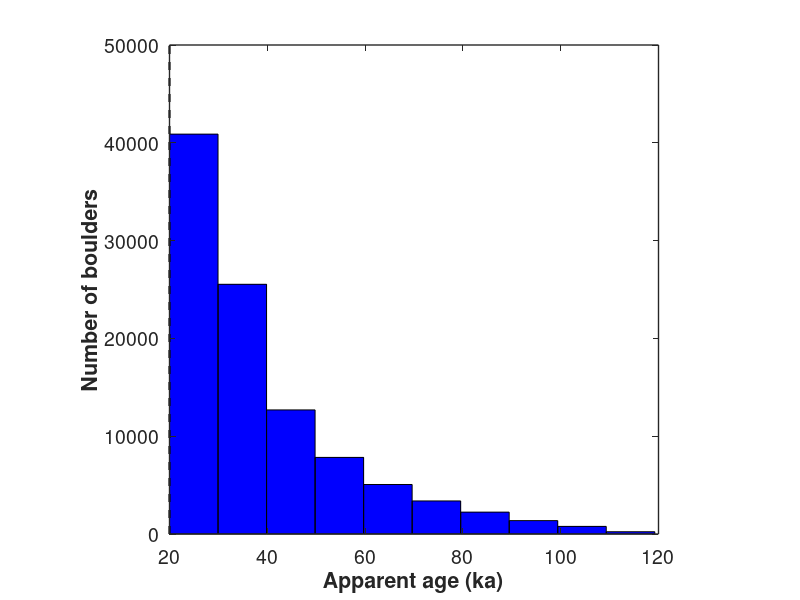

MATLAB code for this plot:
% inheritance_model.m
% 
% Evaluates probability distributions of cosmogenic exposure dates for
% boulders that contain inherited nuclides.  Code written by Patrick
% Applegate, Penn State (papplegate@psu.edu).  
% 
% Code written to run under MATLAB R2008a on an Intel-based Macintosh
% MacBook.  
% 
% This code was written carefully and has been checked for obvious errors.
% However, no warranty of any kind is implied.  The code may not even run
% on your system.  The output from the code should not be trusted without
% testing.  
% 
% Please give proper credit if using this code in research and teaching.
% Derivative works based on this code should include a reference to the
% original paper.  

% Clear all variables, commands, and figures.  Set figures to dock
% automatically.  
clear all
close all
clc
set(0,'DefaultFigureWindowStyle','docked')

% Define parameters that will be tuned during model inversion.  
moraine_age = 20.0;         % ka (10^ 3 yr); true age of moraine
max_pre_time = 100.0;       % ka; maximum time that any individual boulder 
                            % had to acquire inherited nuclides
max_pre_depth = 2.0;        % m; maximum depth of sample point on any 
                            % boulder during predepositional exposure time
pre_slope = 0;              % degrees; slope of surface from which boulders
                            % are derived
                            
% Define other geomorphic parameters that are not part of the inversion.  
erosion_rate = 0.0;         % mm/ ka; erosion rate of boulders on moraine
rho_rock = 2.6;             % g/ cm^ 3; density of boulders
rho_over = 2.0;             % g/ cm^ 3; density of material overlying 
                            % boulders during predepositional exposure time

% Define nuclide production parameters.  
P_spall = 4.97;             % atoms/ g/ yr; surface production rate due to 
                            % spallation (get this from the CRONUS online
                            % calculator described in Balco et al., 2008; 
                            % assumed to be constant over the lifetime of 
                            % the moraine)
P_mu = 0.133;               % atoms/ g/ yr; surface production rate due to 
                            % muons (also get this from the CRONUS
                            % calculator)
decay_const = 4.62* 10^ -7; % yr^ -1; nuclear decay constant of nuclide of
                            % interest (4.62* 10^ -7 for 10Be, following 
                            % Balco et al., 2008, and refs therein)
P_slhl = [4.97 0.09 ...     % atoms/ g/ yr; sea level, high-latitude 
    0.02 0.02];             % production rates of different cosmic ray 
                            % flux components, following Granger and
                            % Muzikar (2001); for 10Be, about 
                            % [4.97 0.09 0.02 0.02]
att_length = [160 738 ...   % g/ sq. cm; effective attenuation lengths of 
    2688 4360];             % exponential components of Granger and Muzikar
                            % (2001) production-as-a-function-of-depth
                            % parameterization; for 10Be and 26Al, about
                            % [160 738 2688 4360]

% Define model parameters.  
num_boulders = 1* 10^ 5;    % number of randomly generated synthetic 
                            % boulders (at least 10^ 3; bigger numbers
                            % yield more consistent results, but the model
                            % will take more time to run) 

% Turn plotting on and off.  
plots = 1;                  % If 1, plots the moraine profile, height of 
                            % the moraine's crest as a function of time, 
                            % and a histogram of the modeled exposure 
                            % dates.  If 0, none of these plots are
                            % produced.  
bin_width = 10;             % ka; width of bins in naive age histogram

% Convert all quantities to consistent units.  All lengths should be in
% meters, times should be in years, and masses should be in grams.  Note
% that pre_slope should remain in degrees -- do not reduce this angle to
% its slope equivalent.  
moraine_age = moraine_age* 10^ 3;               % yr
max_pre_time = max_pre_time* 10^ 3;             % yr
erosion_rate = erosion_rate* 10^ -6;            % m/ yr
rho_over = rho_over* 100^ 3;                    % g/ cu. m
rho_rock = rho_rock* 100^ 3;                    % g/ cu. m
att_length = att_length* 100^ 2;                % g/ sq. m

% Scale production rates to site.  
P_surf(1) = P_spall; % atoms/ g/ yr
P_surf(2: 4) = P_slhl(2: 4)* P_mu/ sum(P_slhl(2: 4)); 

% Determine length scales for nuclide production.  
L_over = att_length/ rho_over; % m 
L_rock = att_length/ rho_rock; % m

% Determine predepositional exposure time for each boulder, and the depth
% of the sample point on each boulder during that time.  
pre_time = max_pre_time* rand(1, num_boulders); % yr
pre_depth = max_pre_depth* rand(1, num_boulders); % m

% Calculate the final nuclide concentration in each boulder.  The
% production rate parameterization here follows Dunne et al. (1999), using
% the four-component production rate scheme described by Granger and
% Muzikar (2001).  
boulder_conc = zeros(1, num_boulders); 
for count1 = 1: 1: num_boulders; 
    P_pre = sum(P_surf.* (1- 3.6* 10^ -6* pre_slope^ 2.64).* ...
        exp((-pre_depth(count1)./ L_over).* (1+ pre_slope^ 2/ 5000))); 
    C_pre = (P_pre/ decay_const)* ...
        (1- exp(-decay_const* pre_time(count1)));
    boulder_conc(count1) = C_pre* exp(-decay_const* moraine_age)+ ...
        (P_spall+ P_mu)/ (decay_const+ erosion_rate/ L_over(1))* ...
        (1- exp(-moraine_age* (decay_const+ erosion_rate/ L_over(1)))); 
end

% Calculate the apparent exposure time for each boulder.  
naive_age = -decay_const^ -1* ...
    log(1- ((boulder_conc.* decay_const)./ (P_spall+ P_mu))); % yr

% For ease of plotting, convert variables with a time dimension to ka
% (10^3 yr).  
naive_age = naive_age/ 10^ 3; 
moraine_age = moraine_age/ 10^ 3; 
pre_time = pre_time/ 10^ 3; 

if plots == 1; 
    % Histogram the apparent ages given by the modeled boulders.  
    figure
%     bins = floor(min(naive_age)): bin_width: ceil(max(naive_age)); 
%     bar(bins, histc(naive_age, bins), 'histc')
    nbins = ceil((max(naive_age)- min(naive_age))/ bin_width); 
    hist(naive_age, nbins)
    axis square
    xlabel('Apparent age (ka)', 'FontSize', 16, 'FontWeight', 'bold')
    ylabel('Number of boulders', 'FontSize', 16, 'FontWeight', 'bold')
    set(gca, 'FontSize', 14)
    set(gca, 'LineWidth', 1)
    set(gca, 'XTickMode', 'auto')
%    set(gca, 'Box', 'off')
    h = findobj(gca, 'Type', 'patch');
    set(h, 'FaceColor', 'b', 'EdgeColor', 'k')
    hold on
    ylimits = get(gca, 'YLim'); 
    plot([moraine_age moraine_age], ylimits, 'k--', 'LineWidth', 1.5)
end

beep